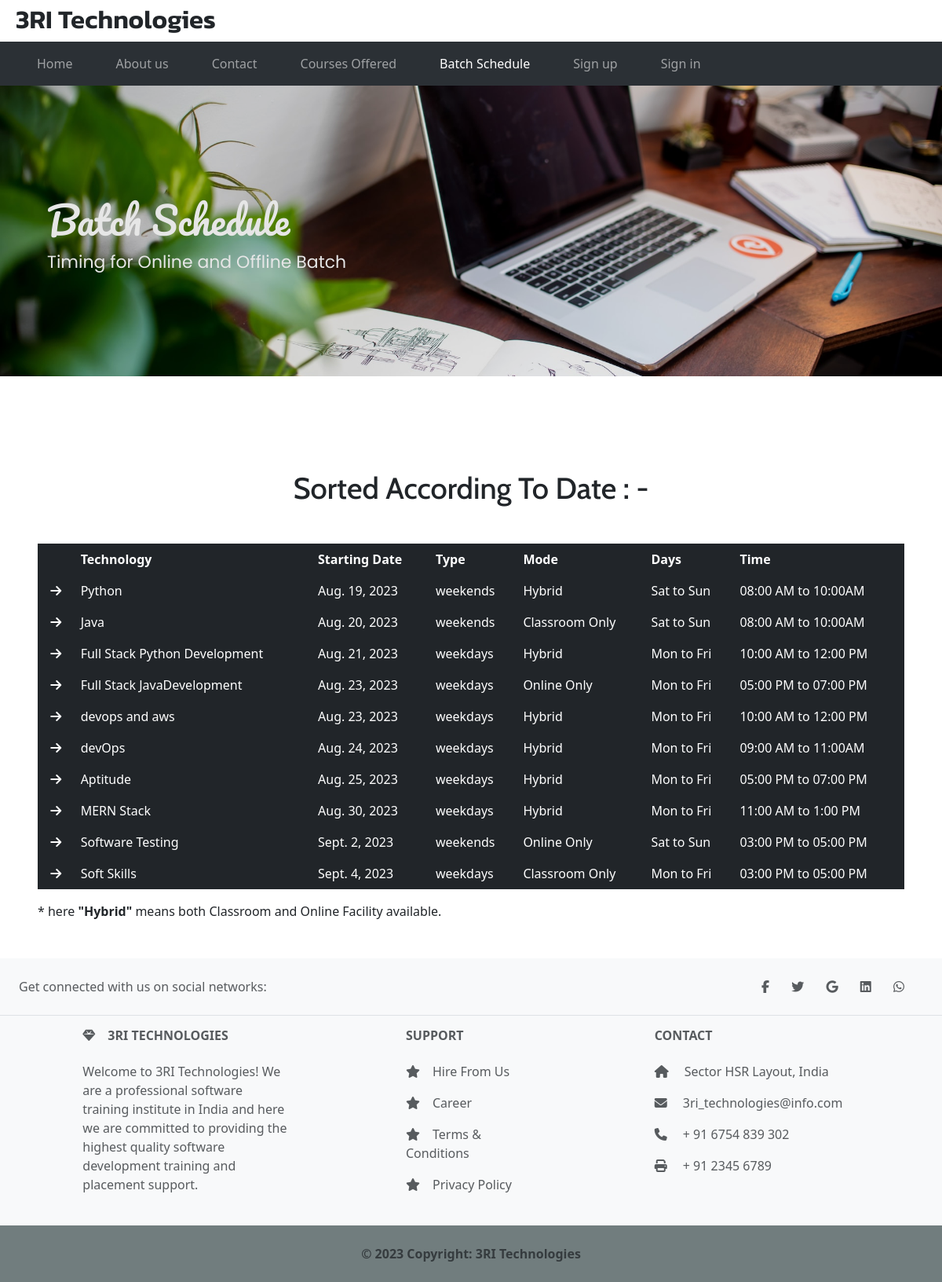
Page /batch/ on the committed database.
### index/models.py (models this page shows, shortened)
class Batch(models.Model):
        TYPE_CHOICES = (
                ("weekends","weekends"),
                ("weekdays", "weekdays")
        )
        MODE_CHOICES = (
                ("Hybrid", "Hybrid"),
                ("Online Only","Online Only"),
                ("Classroom Only", "Classroom Only")
        )
        technology = models.CharField(max_length=30)
        start_date = models.DateField(auto_now_add=False)
        type = models.CharField(max_length=20, choices=TYPE_CHOICES)
        days = models.CharField(max_length=30)
        batch_time = models.CharField(max_length=30)
        batch_mode = models.CharField(max_length=30, choices=MODE_CHOICES)
        class Meta:
                verbose_name = "Batch Timing"
                verbose_name_plural = "Batch Timings"

### index/views.py (the view)
# urls.py: path('batch/', batch, name='batch'),
def batch(request):
    tb_data = Batch.objects.all().order_by('start_date')
    context = {'data' : tb_data}
    return render(request, 'batch.html', context)

### index/templates/batch.html (shortened to what this page needs)
{% extends 'home.html' %}
{% load static %}
{% block 'Main_Content' %}
<section class="">
    <div class="batch-banner">
        <div class="caption">
            <h2>Batch Schedule</h2>
            <p>Timing for Online and Offline Batch</p>
        </div>
    </div>
    <h2 class="cen-h2">Sorted According To Date : -</h2>
    <div class="table-container m-5">
        <table class="table table-dark table-borderless">
            <thead>
              <tr>
                <th scope="col">&nbsp;&nbsp;&nbsp;&nbsp;</th>
                <th scope="col">Technology</th>
                <th scope="col">Starting Date</th>
                <th scope="col">Type</th>
                <th scope="col">Mode</th>
                <th scope="col">Days</th>
                <th scope="col">Time</th>
              </tr>
            </thead>
            <tbody>
            {% for e in data %}
              <tr>
                <td>&nbsp;&nbsp;<i class="fa-solid fa-arrow-right"></i></td>
                <td>{{e.technology}}</td>
                <td>{{e.start_date}}</td>
                <td>{{e.type}}</td>
                <td>{{e.batch_mode}}</td>
                <td>{{e.days}}</td>
                <td>{{e.batch_time}}</td>
              </tr>
            {% endfor %}
            </tbody>
          </table>
          <p>* here <strong>"Hybrid"</strong> means both Classroom and Online Facility available.</p>
    </div>
</section>
{% endblock %}

### index/templates/home.html (shortened to what this page needs)
{% load static %}
<!doctype html>
<html lang="en" data-bs-theme="light">
    <head>
        <link href="https://cdn.jsdelivr.net/npm/bootstrap@5.3.1/dist/css/bootstrap.min.css" rel="stylesheet">
        <link rel="stylesheet" href="https://cdnjs.cloudflare.com/ajax/libs/font-awesome/6.4.2/css/all.min.css" />
        <link rel="stylesheet" href="{% static 'css/style.css' %}" ">
        <link rel="stylesheet" href="{% static 'css/dashboard.css' %}">
    </head>
    <body>
      <header>
        <div class="head">
          <h1 class="head-logo">3RI Technologies</h1>
        </div>
        <nav class="navbar navbar-expand-lg bg-body-tertiary" data-bs-theme = "dark">
          <div class="container-fluid">
            <div class="collapse navbar-collapse" id="navbarNavAltMarkup">
              <div class="navbar-nav">
                <a class="nav-link" href="{% url 'home' %}">Home</a>
                <a class="nav-link" href="{% url 'about' %}">About us</a>
                <a class="nav-link" href="{% url 'contact' %}">Contact</a>
                <a class="nav-link" href="{% url 'course' %}">Courses Offered</a>
                <a class="nav-link" href="{% url 'batch' %}">Batch Schedule</a>
                <a class="nav-link" href="{% url 'signup' %}">Sign up</a>
                <a class="nav-link" href="{% url 'signin' %}">Sign in</a>
          </div>
        </nav>
      </header>
      {% block 'Main_Content' %}{% endblock %}
      {% block 'footer' %}
      <footer class="text-center text-lg-start bg-light text-muted">
          <section class="d-flex justify-content-center justify-content-lg-between p-4 border-bottom">
              <div class="me-5 d-none d-lg-block">
                <span>Get connected with us on social networks:</span>
              </div>
              <div>
                <a href="#facebook-link" class="me-4 text-reset"><i class="fab fa-facebook-f"></i></a>
                <a href="#twitter-link" class="me-4 text-reset"> <i class="fab fa-twitter"></i></a>
                <a href="#google-link" class="me-4 text-reset"><i class="fab fa-google"></i></a>
                <a href="#linkedin-link" class="me-4 text-reset"><i class="fab fa-linkedin"></i></a>
                <a href="#whatsapp-link" class="me-4 text-reset"><i class="fab fa-whatsapp"></i></a>
              </div>
          </section>
          <section class="">
              <div class="container text-center text-md-start mt-3">
                <div class="row mt-3">
                  <div class="col-md-3 col-lg-4 col-xl-3 mx-auto mb-4">
                    <h6 class="text-uppercase fw-bold mb-4"><i class="fas fa-gem me-3"></i>3RI Technologies</h6>
                    <p>Welcome to 3RI Technologies! We are a professional software training institute in India and here we are committed to providing the highest quality software development training and placement support.
                    </p>
                  </div>
                  <div class="col-md-2 col-lg-2 col-xl-2 mx-auto mb-4">
                    <h6 class="text-uppercase fw-bold mb-4">Support</h6>
                    <p><i class="fa-solid fa-star me-3"></i><a href="#!" class="text-reset text-decoration-none ">Hire From Us</a></p>
                    <p><i class="fa-solid fa-star me-3"></i><a href="#!" class="text-reset text-decoration-none ">Career</a></p>
                    <p><i class="fa-solid fa-star me-3"></i><a href="#!" class="text-reset text-decoration-none ">Terms & Conditions</a></p>
                    <p><i class="fa-solid fa-star me-3"></i><a href="#!" class="text-reset text-decoration-none ">Privacy Policy</a></p>
                  </div>
                  <div class="col-md-4 col-lg-3 col-xl-3 mx-auto mb-md-0 mb-4">
                    <h6 class="text-uppercase fw-bold mb-4">Contact</h6>
                    <p><i class="fas fa-home me-3"></i> Sector HSR Layout, India</p>
                    <p><i class="fas fa-envelope me-3"></i> 3ri_technologies@info.com</p>
                    <p><i class="fas fa-phone me-3"></i> + 91 6754 839 302</p>
                    <p><i class="fas fa-print me-3"></i> + 91 2345 6789</p>
                  </div>
                </div>
              </div>
          </section>
          <div class="text-center fw-bold p-4 cpyflag">
              © 2023 Copyright: 3RI Technologies
          </div>
      </footer>
      {% endblock %}
    </body>
</html>

### index/static/css/style.css (style rules this page uses)
* { margin: 0; padding: 0; box-sizing: border-box; }
.head { display: flex; align-items: center; justify-content:space-between; }
.head-logo { position: relative; padding-left: 20px; padding-bottom: 0px; padding-top: 5px; font-family: 'Kanit', sans-serif; font-size: 33px; font-weight: 600; text-shadow: none; text-decoration: none; }
.navbar-nav .nav-link { margin-left: 15px !important; padding-left: 20px !important; padding-right: 20px !important; }
.cen-h2 { text-align: center; margin-top: 120px; font-family: 'Cabin', sans-serif; font-size: 38px; margin-bottom: 15px; }
.batch-banner { height: 370px; max-width: 100vw; width: 100%; background-image: url("/static/images/batch-ban1.jpg"); background-repeat: no-repeat; background-position: center; background-size: cover; filter: brightness(0.9); display: flex; justify-content: left; align-items: center; }
.batch-banner .caption { margin-left: 60px; margin-top: 30px; color: #fff; }
.caption h2 { font-family: 'pacifico'; font-size: 48px; }
.caption p { font-family: 'poppins', sans-serif; font-size : 22px; }
.cpyflag { background-color: #717D7E; }

### rows in the picture
Batch: technology "Python", start_date "Aug. 19, 2023", type "weekends", batch_mode "Hybrid", days "Sat to Sun", batch_time "08:00 AM to 10:00AM"
Batch: technology "Java", start_date "Aug. 20, 2023", type "weekends", batch_mode "Classroom Only", days "Sat to Sun", batch_time "08:00 AM to 10:00AM"
Batch: technology "Full Stack Python Development", start_date "Aug. 21, 2023", type "weekdays", batch_mode "Hybrid", days "Mon to Fri", batch_time "10:00 AM to 12:00 PM"
Batch: technology "Full Stack JavaDevelopment", start_date "Aug. 23, 2023", type "weekdays", batch_mode "Online Only", days "Mon to Fri", batch_time "05:00 PM to 07:00 PM"
Batch: technology "devops and aws", start_date "Aug. 23, 2023", type "weekdays", batch_mode "Hybrid", days "Mon to Fri", batch_time "10:00 AM to 12:00 PM"
Batch: technology "devOps", start_date "Aug. 24, 2023", type "weekdays", batch_mode "Hybrid", days "Mon to Fri", batch_time "09:00 AM to 11:00AM"
Batch: technology "Aptitude", start_date "Aug. 25, 2023", type "weekdays", batch_mode "Hybrid", days "Mon to Fri", batch_time "05:00 PM to 07:00 PM"
Batch: technology "MERN Stack", start_date "Aug. 30, 2023", type "weekdays", batch_mode "Hybrid", days "Mon to Fri", batch_time "11:00 AM to 1:00 PM"
Batch: technology "Software Testing", start_date "Sept. 2, 2023", type "weekends", batch_mode "Online Only", days "Sat to Sun", batch_time "03:00 PM to 05:00 PM"
Batch: technology "Soft Skills", start_date "Sept. 4, 2023", type "weekdays", batch_mode "Classroom Only", days "Mon to Fri", batch_time "03:00 PM to 05:00 PM"
